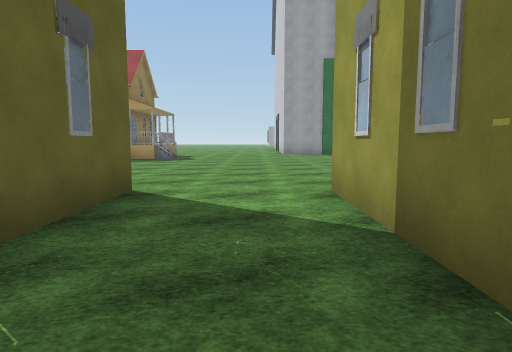
View 1 (above)

24 first-person views from a walk through a scene from a Unity 3-D project. The camera is 1.3 m above the floor, tilts 6° down and sees 75° across. The floor is counted in squares, 2 m on a side. Each view is taken from the middle of a square. On the plan, view 1 faces up. The plan holds only what a view shows up to about 10 squares ahead; the rest is blank. The place goes on beyond the plan. Surface patterns are stand-ins for the level's own textures.

View 2
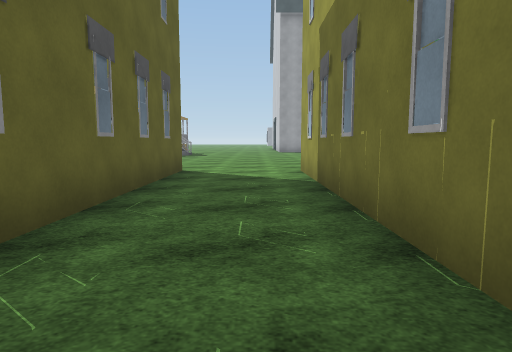

View 3
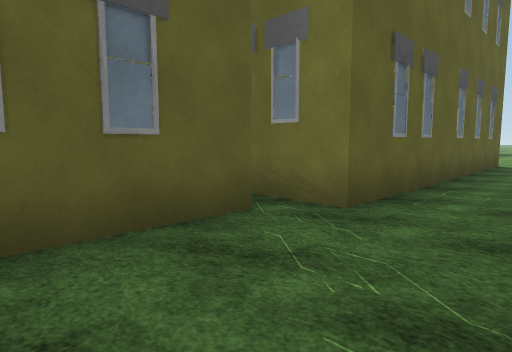

View 4
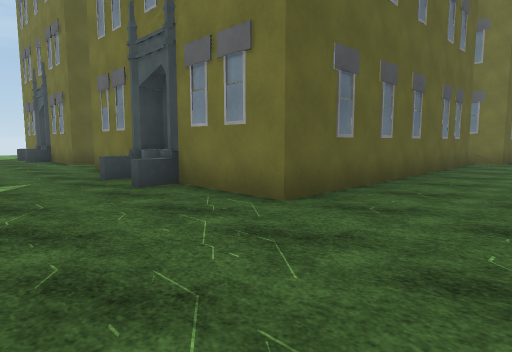

View 5
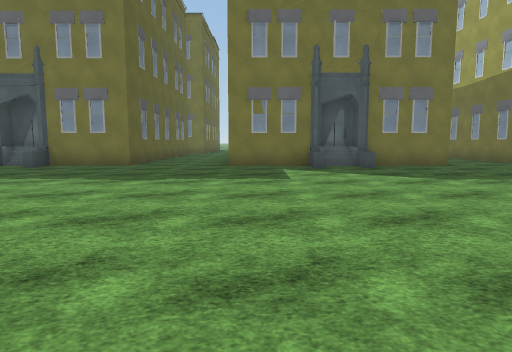

View 6
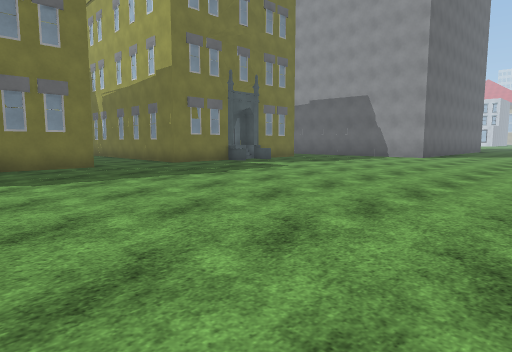

View 7
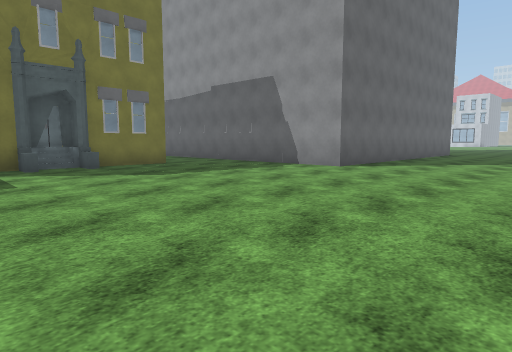

View 8
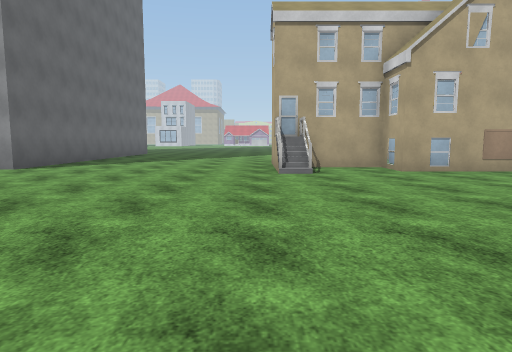

View 9
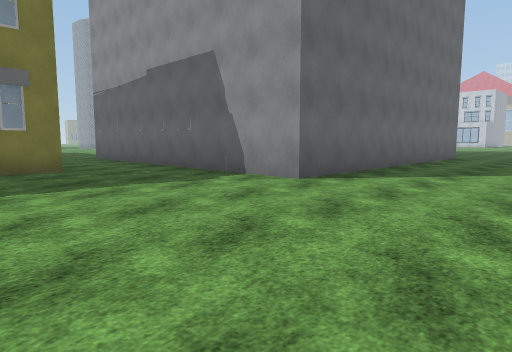

View 10
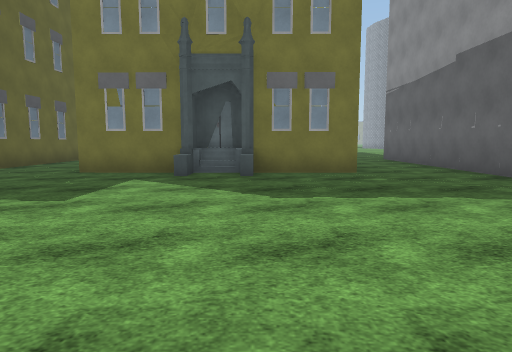

View 11
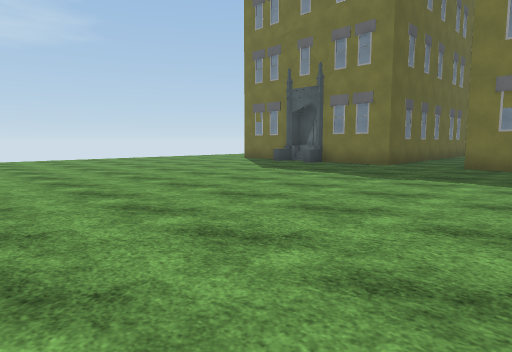

View 12
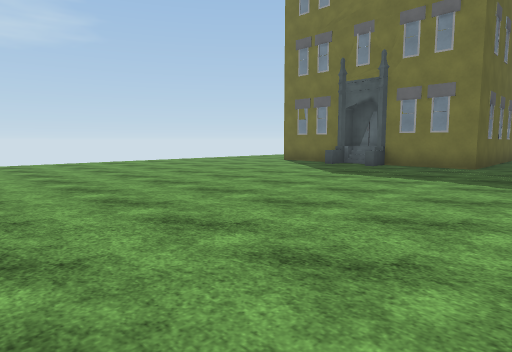

View 13
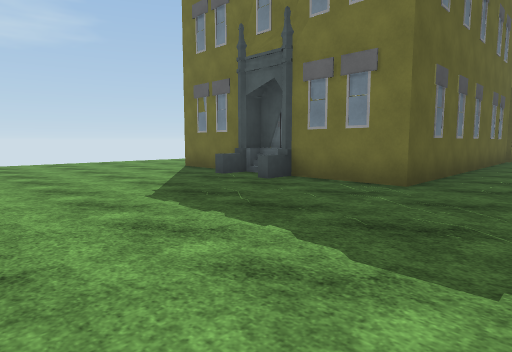

View 14
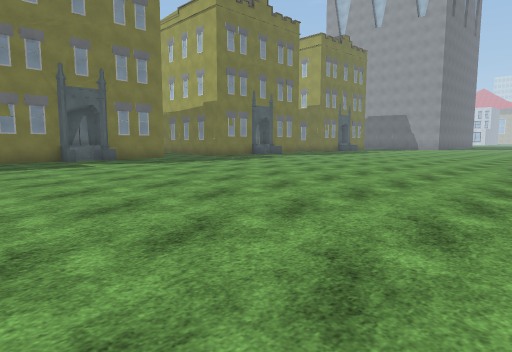

View 15
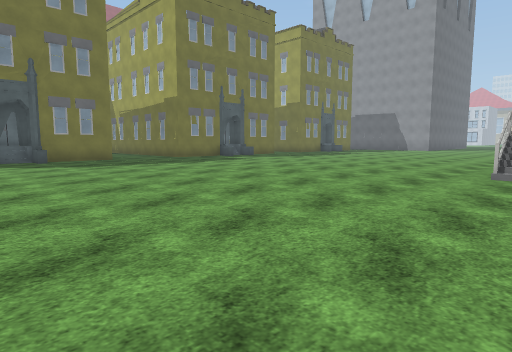

View 16
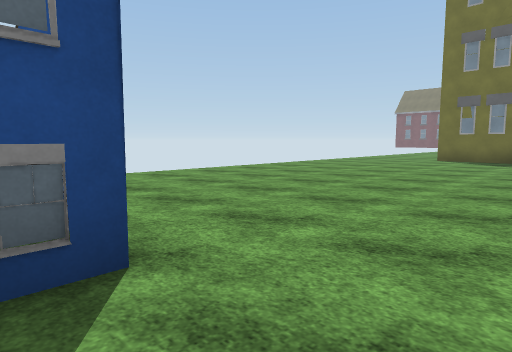

View 17
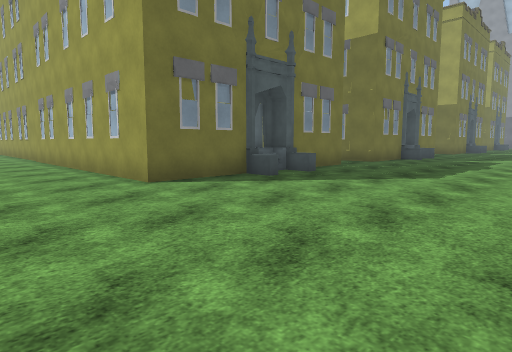

View 18
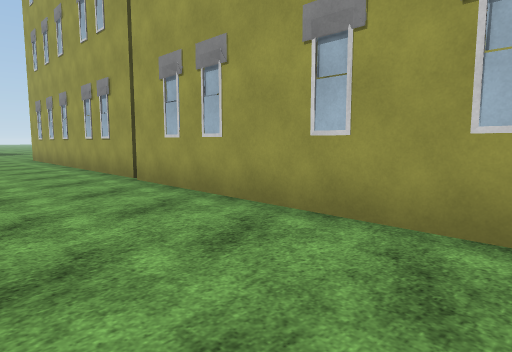

View 19
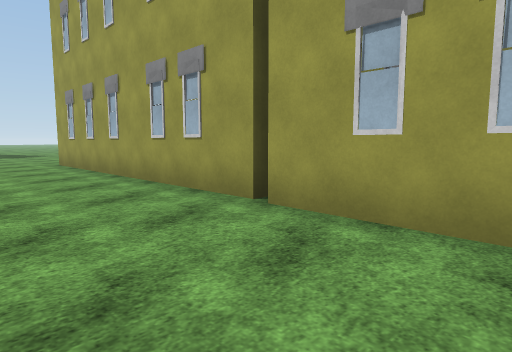

View 20
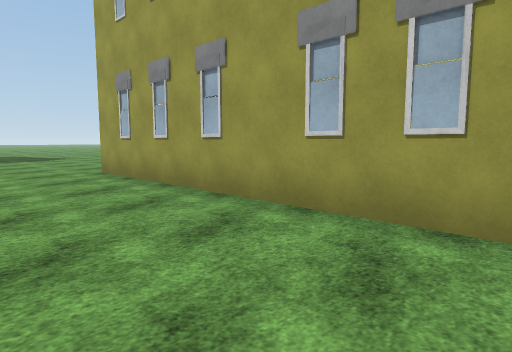

View 21
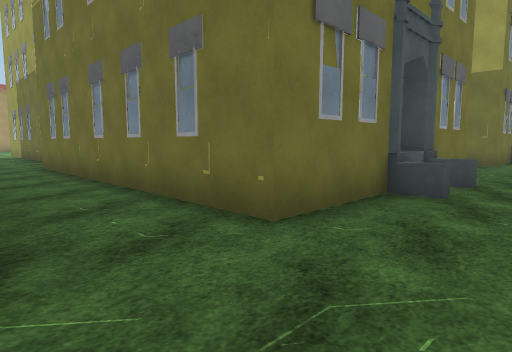

View 22
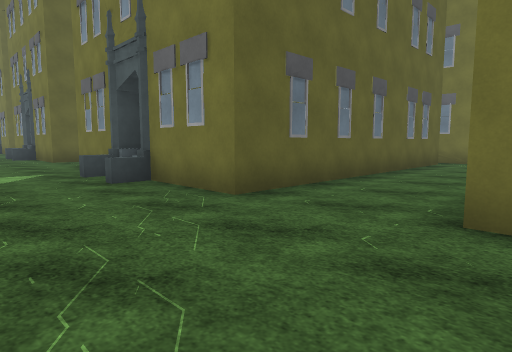

View 23
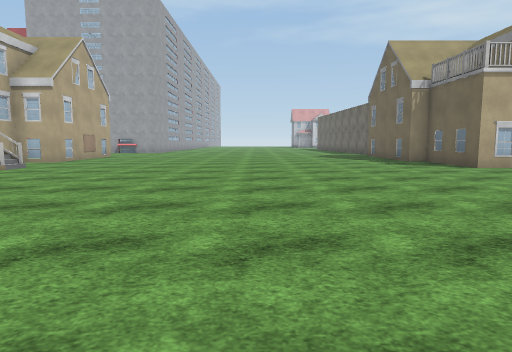

View 24
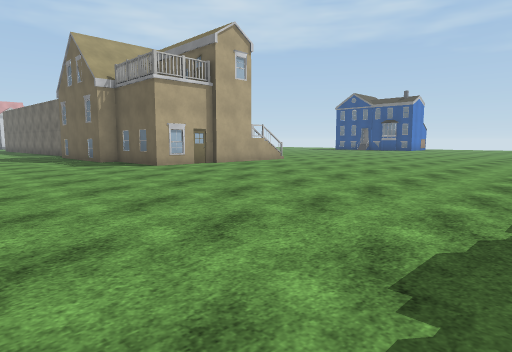

### Floor plan
Key: @ floor where view 1 was taken; # wall or solid block; . floor; ^ raised ledge; O other object.
Columns run from 18 left of view 1 to 22 right of it. Each row starts with its distance up from view 1.
 10                ......
  9                ......
  8   ..           ......
  7  ...           ......
  6  ...            ....
  5  ... OO      OO .... OO
  4  ..#  O       ###..#
  3  ..#            #..#
  2  ..#            #..#
  1 ...#            #..#
  0 ...#            #.@#
 -1 ...#            #..#
 -2 ...#            #..#
 -3 ...#     ..    ##..     #
 -4 ...#    #.#     ...     #.
 -5 ...#    #.#     ...     #.
 -6 ...#    #.#     ...     #.
 -7 ...#    #.#     ..      #.
 -8 ...#    #.#     ..      #..      ..#
 -9 ...#    #.#     ..      #..      ..#
-10  ..# ^###.#     ...     #..      ..#
-11  ..##O###.##O###...######..###O##..#
-12 .....OO.....OO.......OO......OO....#
-13 ...................................#
-14 ...................................#
-15 ...................................######
-16 .........................................
-17 .........................................
-18 .........................................
-19 ......................................
-20 ......................................
-21  ......  .............................
-22    ....  .........OO ##...........OO
-23    #O..  .......       .............
-24                        ...........##

Where each view was taken, in squares from view 1:
view 1: 0 up, 0 right, facing up
view 2: 3 down, 0 right, facing up
view 3: 6 down, 0 right, facing up-left
view 4: 14 down, 0 right, facing up-left
view 5: 20 down, 1 right, facing up
view 6: 20 down, 3 right, facing up-right
view 7: 20 down, 9 right, facing up-right
view 8: 21 down, 9 right, facing right
view 9: 19 down, 12 right, facing up-right
view 10: 18 down, 12 right, facing up
view 11: 20 down, 6 left, facing up-left
view 12: 20 down, 8 left, facing up-left
view 13: 16 down, 8 left, facing up-left
view 14: 23 down, 9 left, facing up-right
view 15: 23 down, 7 left, facing up-right
view 16: 23 down, 12 left, facing up-left
view 17: 16 down, 18 left, facing up-right
view 18: 9 down, 18 left, facing up-right
view 19: 6 down, 18 left, facing up-right
view 20: 3 down, 18 left, facing up-right
view 21: 13 down, 10 left, facing up-right
view 22: 14 down, 9 right, facing up-left
view 23: 14 down, 10 right, facing down
view 24: 14 down, 9 right, facing down-left
